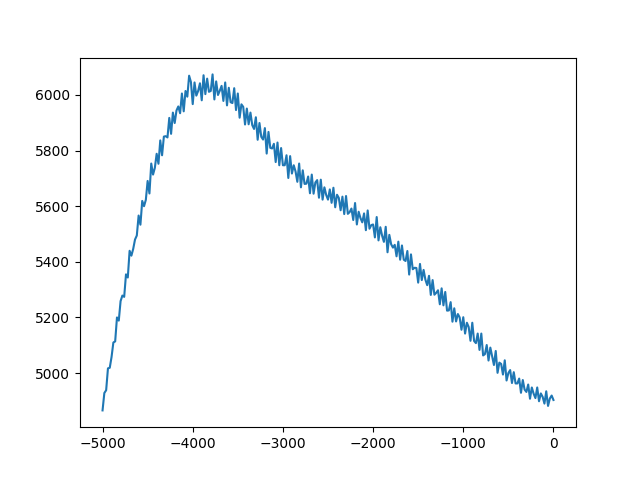

This figure's Python source:
import matplotlib.pyplot as pl
import numpy as np
import h5py as h5


filename = 'data0.h5'
f = h5.File(filename, 'r')

print(list(f))

xdata = f['x_array'][:]
ydata = f['R2x'][:]

pl.plot(xdata, ydata)

pl.show()
